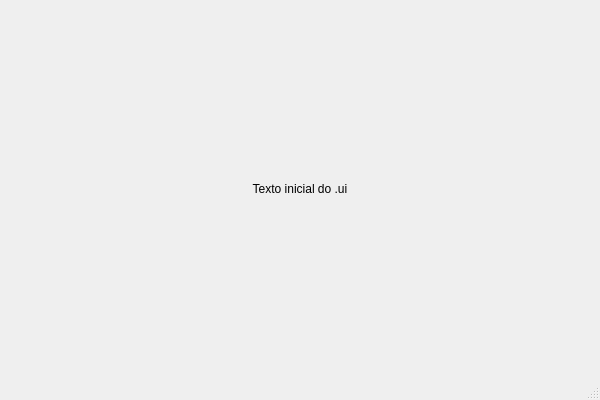
<?xml version="1.0" encoding="UTF-8"?>
<ui version="4.0">
 <class>ComicBookReader</class>
 <widget class="QMainWindow" name="ComicBookReader">
  <property name="geometry">
   <rect>
    <x>0</x>
    <y>0</y>
    <width>600</width>
    <height>400</height>
   </rect>
  </property>
  <property name="windowTitle">
   <string>ComicBook Reader</string>
  </property>
  <widget class="QWidget" name="centralwidget">
   <layout class="QVBoxLayout" name="verticalLayout">
    <item>
     <widget class="QLabel" name="testingLabel">
      <property name="text">
       <string>Texto inicial do .ui</string>
      </property>
      <property name="alignment">
       <set>Qt::AlignmentFlag::AlignCenter</set>
      </property>
     </widget>
    </item>
   </layout>
  </widget>
  <widget class="QMenuBar" name="menubar"/>
  <widget class="QStatusBar" name="statusbar"/>
 </widget>
 <resources/>
 <connections/>
</ui>
